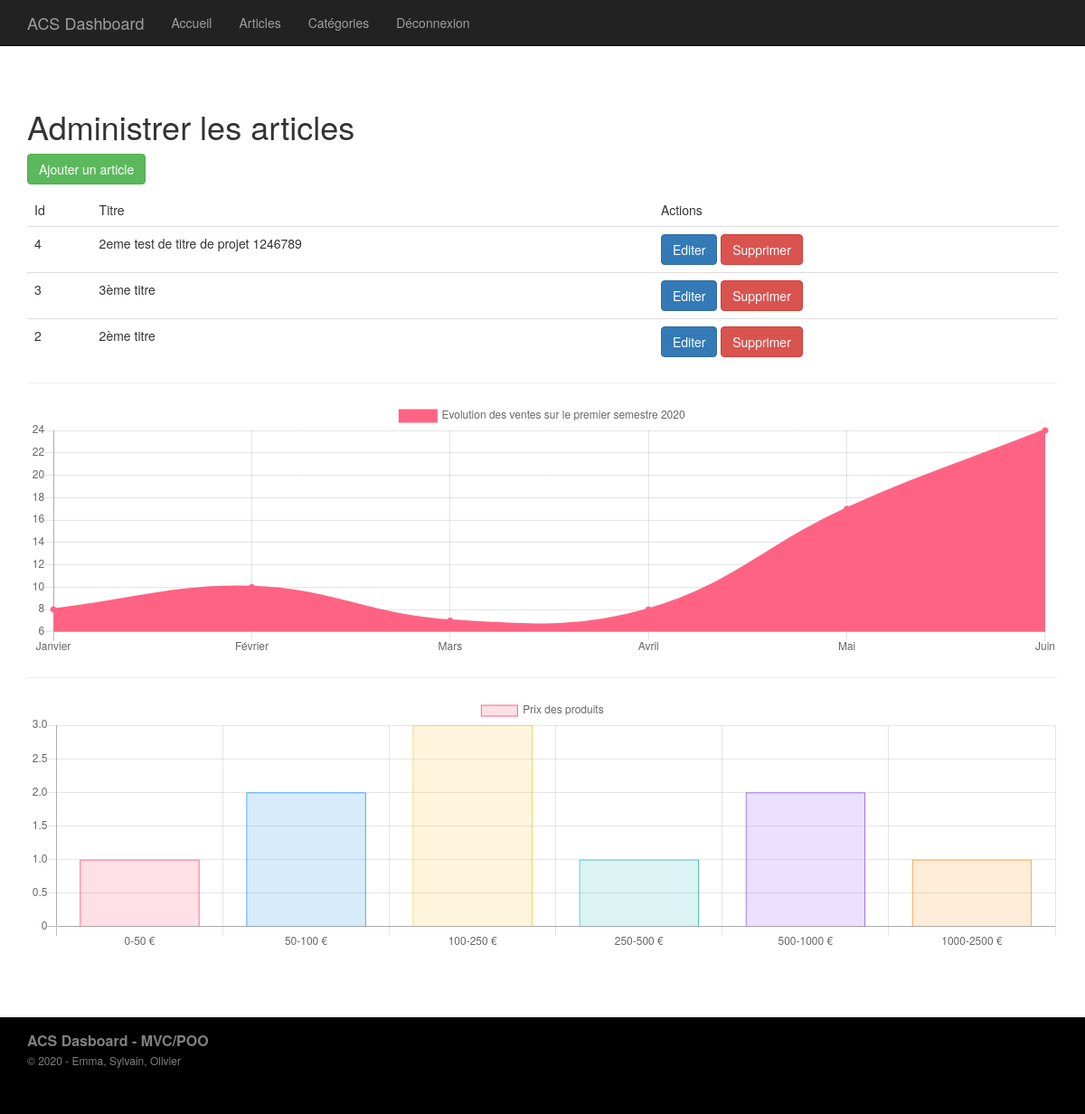
Page /index.php?p=admin.posts.index (signed in) on the earlier database version.
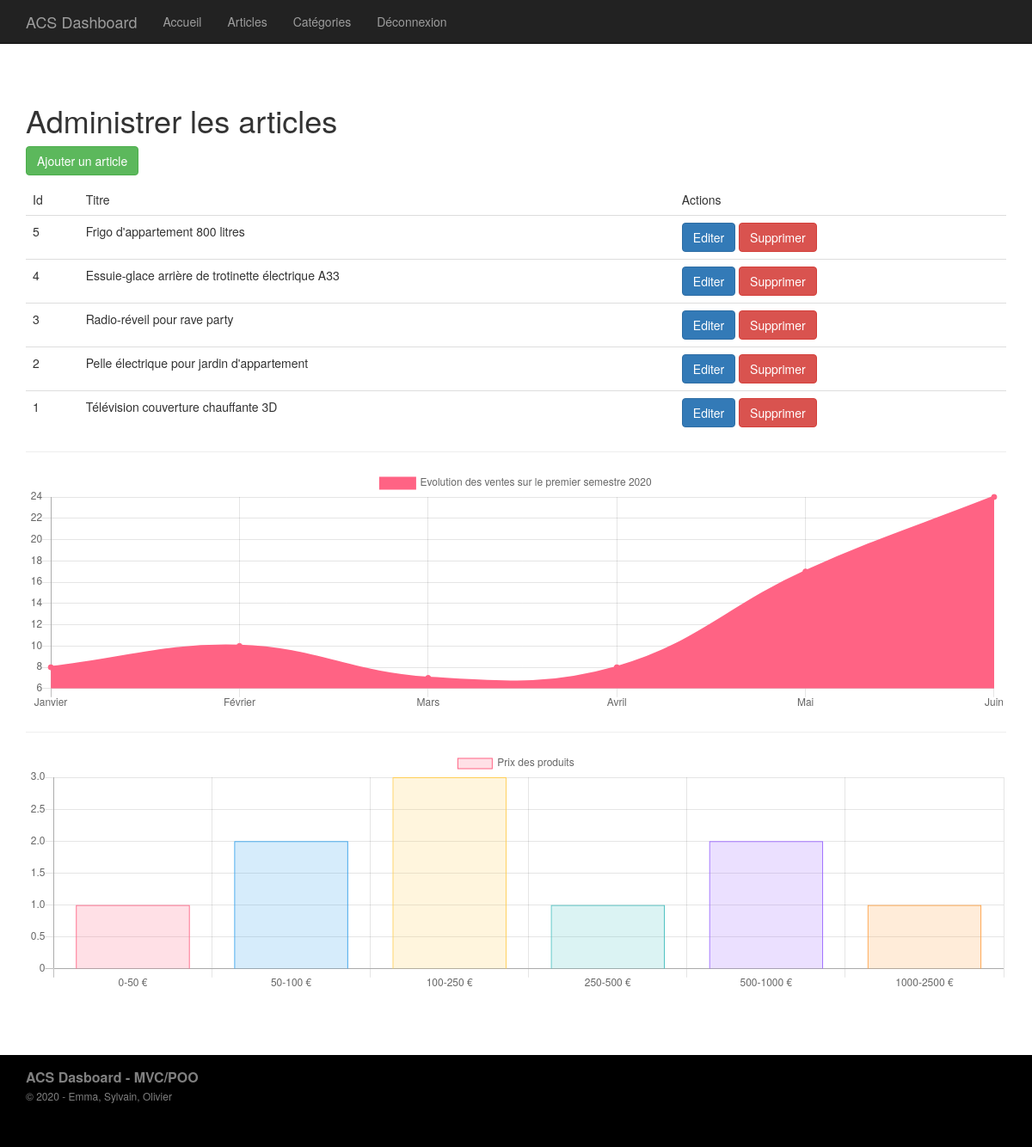
Same page on the later database version.
### tables this page shows
CREATE TABLE IF NOT EXISTS `articles` (
  `id` int(11) NOT NULL AUTO_INCREMENT,
  `titre` varchar(255) DEFAULT NULL,
  `lieuachat` varchar(255) DEFAULT NULL,
  `adresseachat` varchar(255) DEFAULT NULL,
  `urlachat` varchar(255) DEFAULT NULL,
  `ref` varchar(255) NOT NULL,
  `dateachat` varchar(20) NOT NULL,
  `datefingarantie` varchar(20) NOT NULL,
  `category_id` int(11) DEFAULT NULL,
  `prix` int(10) NOT NULL DEFAULT 0,
  `conseilsentretien` longtext DEFAULT NULL,
  `phototicketachat` varchar(255) DEFAULT NULL,
  `manuelutilisation` longtext DEFAULT NULL,
  PRIMARY KEY (`id`)
);

### core/Controller/Controller.php (called while the page is built, shortened)
<?php
    class Controller{
        protected $viewPath;
        protected function render($view, $variables = []){
            extract($variables);
            require($this->viewPath . str_replace('.', '/', $view) . '.php');
        }
    }
?>

### app/Controller/Admin/PostsController.php (called while the page is built, shortened)
<?php
    class PostsController extends AppController{
        public function index(){
            $posts = $this->Post->last();
            $this->render('admin.posts.index', compact('posts'));
        }
    }
?>

### public/index.php (called while the page is built, shortened)
<?php
    if(isset($_GET['p'])){
        $page = $_GET['p'];
    }
    else{
        $page = 'posts.index';
    }
    $page = explode('.', $page);
    if($page[0] == 'admin'){
        $action = $page[2];
    }
    else{
        $controller = '\App\Controller\\' . ucfirst($page[0]) . 'Controller';
        $action = $page[1];
    }
    $controller = new $controller();
    $controller->$action();
?>

### core/Table/Table.php (called while the page is built, shortened)
<?php
    class Table{
        protected $db;
        public function __construct(Database $db){
            $this->db = $db;
        }
        public function query($statement, $attributes = null, $one = false){
            if($attributes){
                return $this->db->prepare(
                    $statement,
                    $attributes,
                    str_replace('Table', 'Entity', get_class($this)),
                    $one
                );
            }
             else{
                return $this->db->query(
                    $statement,
                    str_replace('Table', 'Entity', get_class($this)),
                     $one
                );
            }
        }
    }
?>

### core/Database/MysqlDatabase.php (called while the page is built, shortened)
<?php
    class MysqlDatabase extends Database{
        private $pdo;
        private function getPDO(){
            if($this->pdo === null){
                $pdo = new PDO('mysql:dbname=mvc-blog;host=localhost', 'root', '');
                $pdo->setAttribute(PDO::ATTR_ERRMODE, PDO::ERRMODE_EXCEPTION);
                $this->pdo = $pdo;
            }
            return $this->pdo;
        }
        public function query($statement, $class_name = null, $one = false){
            $req = $this->getPDO()->query($statement);
            if($class_name === null){
                $req->setFetchMode(PDO::FETCH_OBJ);
            }
            else{
                $req->setFetchMode(PDO::FETCH_CLASS, $class_name);
            }
            if($one){
                $datas = $req->fetch();
            }
            else{
                $datas = $req->fetchAll();
            }
            return $datas;
        }
    }
?>

### app/Table/PostTable.php (called while the page is built, shortened)
<?php
    class PostTable extends Table{
        public function last(){
            return $this->query("
                SELECT articles.id, articles.titre, articles.lieuachat, articles.adresseachat, articles.urlachat, articles.ref, articles.dateachat, articles.datefingarantie, articles.prix, articles.conseilsentretien, articles.phototicketachat, articles.manuelutilisation, categories.titre as categorie
                FROM articles
                LEFT JOIN categories ON category_id = categories.id
                ORDER BY articles.id DESC
            ");
        }
    }
?>

### app/Autoloader.php (called while the page is built, shortened)
<?php
  class Autoloader{
      static function autoload($class){
          if (strpos($class, __NAMESPACE__ . '\\') === 0){
              $class = str_replace(__NAMESPACE__ . '\\', '', $class);
              $class = str_replace('\\', '/', $class);
          }
      }
  }

### core/Autoloader.php (called while the page is built, shortened)
<?php
  class Autoloader{
      static function autoload($class){
          if (strpos($class, __NAMESPACE__ . '\\') === 0){
              $class = str_replace(__NAMESPACE__ . '\\', '', $class);
              $class = str_replace('\\', '/', $class);
          }
      }
  }

### app/Views/admin/posts/index.php (the view, shortened to what this page needs)
<h1>Administrer les articles</h1>
<p>
  <a class="btn btn-success" href="?p=admin.posts.add" >Ajouter un article</a>
</p>
<table class="table">
    <thead>
        <tr>
            <td>Id</td>
            <td>Titre</td>
            <td>Actions</td>
        </tr>
    </thead>
    <tbody>
        <?php foreach ($posts as $post): ?>
            <tr>
                <td><?= $post->id; ?></td>
                <td><?= $post->titre; ?></td>
                <td>
                    <a class="btn btn-primary" href="?p=admin.posts.edit&id=<?= $post->id; ?>" >Editer</a>
                    <form action="?p=admin.posts.delete" method="post" style="display: inline;">
                        <button type="submit" class="btn btn-danger">Supprimer</button>
                    </form>
                </td>
            </tr>
        <?php endforeach; ?>
    </tbody>
</table>

Differences in the rows shown:
added articles: id "5", titre "Frigo d'appartement 800 litres"
changed articles id 4: titre "2eme test de titre de projet 1246789" → "Essuie-glace arrière de trotinette électrique A33"
changed articles id 3: titre "3ème titre" → "Radio-réveil pour rave party"
changed articles id 2: titre "2ème titre" → "Pelle électrique pour jardin d'appartement"
added articles: id "1", titre "Télévision couverture chauffante 3D"
